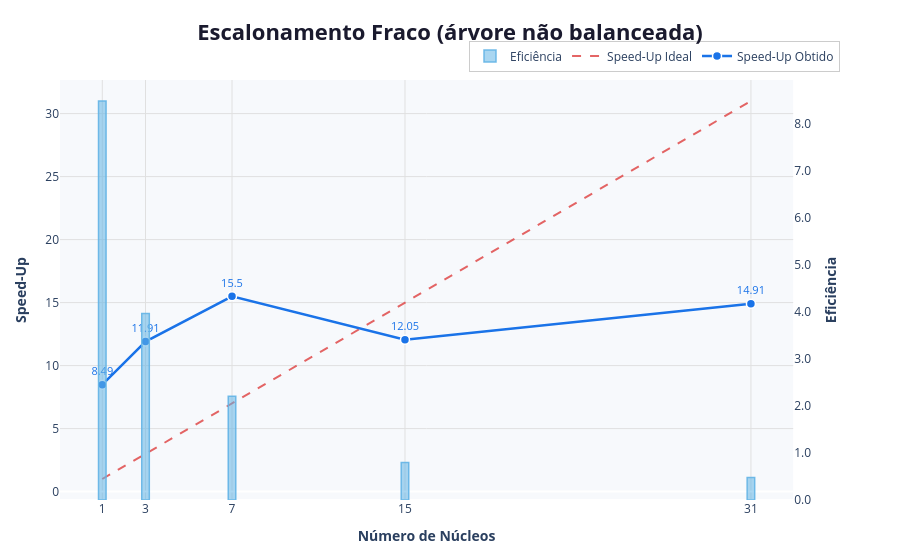

Notebook code for this chart:
### Code cell
# ── Dados hardcoded ──────────────────────────────────────────────────────────
#nucleos          = [2,       3,       5,       9,       17,       33      ]
#carga            = [2048,    2580,    3250,    4096,    5160,     6502    ]
#tempoParalelo    = [101.6668, 117.4567, 138.1672, 162.3387, 180.6819, 180.8617]
#tempoSequencial  = [101.9150, 202.5277, 403.0367, 807.6726, 1610.4607, 3320.9214]

nucleos          = [1,       3,       7,       15,       31]
carga            = [2048, 2580, 3250, 4096, 5160]
tempoParalelo    = [12, 17, 26, 67, 108]
tempoSequencial  = [101.9150, 202.5277, 403.0367, 807.6726, 1610.4607]

# ── Cálculo do Speed-Up Ideal, Speed-Up e Eficiência ────────────────────────
speedUpIdeal = []
speedUp      = []
eficiencia   = []

for i in range(len(nucleos)):
    valorIdeal      = nucleos[i]          # 1 coordenador não computa
    valorSpeedUp    = tempoSequencial[i] / tempoParalelo[i]
    valorEficiencia = valorSpeedUp / valorIdeal

    speedUpIdeal.append(valorIdeal)
    speedUp.append(round(valorSpeedUp, 2))
    eficiencia.append(round(valorEficiencia, 2))

# ── Tabela no terminal ───────────────────────────────────────────────────────
cabecalho = (
    f"{'Núcleos':>8} | {'Carga (N)':>10} | {'T. Paralelo (s)':>16} | "
    f"{'T. Sequencial (s)':>18} | {'Speed-Up':>9} | {'S. Ideal':>9} | {'Eficiência':>11}"
)
separador = "-" * len(cabecalho)

print("\n  ESCALONAMENTO FRACO (árvore não balanceada) – Multiplicação de Matrizes (MPI)\n")
print(separador)
print(cabecalho)
print(separador)

for i in range(len(nucleos)):
    linha = (
        f"{nucleos[i]:>8} | "
        f"{str(carga[i]) + 'x' + str(carga[i]):>10} | "
        f"{tempoParalelo[i]:>16.4f} | "
        f"{tempoSequencial[i]:>18.4f} | "
        f"{speedUp[i]:>9.2f} | "
        f"{speedUpIdeal[i]:>9} | "
        f"{eficiencia[i]:>11.2f}"
    )
    print(linha)

print(separador)

# ── Figura com eixo y secundário ─────────────────────────────────────────────
fig = make_subplots(specs=[[{"secondary_y": True}]])

# Barras – Eficiência (eixo y secundário)
fig.add_trace(
    go.Bar(
        x            = nucleos,
        y            = eficiencia,
        name         = "Eficiência",
        marker_color = "rgba(99, 180, 230, 0.55)",
        marker_line  = dict(color="rgba(99, 180, 230, 0.9)", width=1.5),
        width        = [0.35] * len(nucleos),
    ),
    secondary_y=True,
)

# Linha – Speed-Up Ideal
fig.add_trace(
    go.Scatter(
        x       = nucleos,
        y       = speedUpIdeal,
        mode    = "lines",
        name    = "Speed-Up Ideal",
        line    = dict(color="#E04B4B", width=2, dash="dash"),
        opacity = 0.85,
    ),
    secondary_y=False,
)

# Linha – Speed-Up Obtido
fig.add_trace(
    go.Scatter(
        x            = nucleos,
        y            = speedUp,
        mode         = "lines+markers+text",
        name         = "Speed-Up Obtido",
        line         = dict(color="#1A73E8", width=2.5),
        marker       = dict(size=9, symbol="circle", color="#1A73E8",
                            line=dict(color="white", width=1.5)),
        text         = speedUp,
        textposition = "top center",
        textfont     = dict(size=11, color="#1A73E8"),
    ),
    secondary_y=False,
)

# ── Layout ───────────────────────────────────────────────────────────────────
fig.update_layout(
    title=dict(
        text    = "<b>Escalonamento Fraco (árvore não balanceada)</b>",
        font    = dict(size=22, color="#1a1a2e"),
        x       = 0.5,
        xanchor = "center",
    ),
    plot_bgcolor  = "#f7f9fc",
    paper_bgcolor = "#ffffff",
    legend=dict(
        orientation = "h",
        yanchor     = "bottom",
        y           = 1.02,
        xanchor     = "right",
        x           = 1,
        bgcolor     = "rgba(255,255,255,0.85)",
        bordercolor = "#cccccc",
        borderwidth = 1,
    ),
    xaxis=dict(
        title    = dict(text="<b>Número de Núcleos</b>", font=dict(size=14)),
        tickmode = "array",
        tickvals = nucleos,
        ticktext = [str(n) for n in nucleos],
        gridcolor = "#e0e0e0",
        showgrid  = True,
    ),
    margin    = dict(t=80, b=60, l=60, r=60),
    hovermode = "x unified",
)

# Eixo y primário – Speed-Up
fig.update_yaxes(
    title_text  = "<b>Speed-Up</b>",
    gridcolor   = "#e0e0e0",
    showgrid    = True,
    secondary_y = False,
)

# Eixo y secundário – Eficiência
fig.update_yaxes(
    title_text  = "<b>Eficiência</b>",
    tickformat  = ".1f",
    showgrid    = False,
    secondary_y = True,
)

fig.show()

### Figure 1 — Plotly figure (JSON) as saved in the notebook; plotly's stock layout.template omitted (floating-point values rounded to 4 significant figures)
{"data": [{"marker": {"color": "rgba(99, 180, 230, 0.55)", "line": {"color": "rgba(99, 180, 230, 0.9)", "width": 1.5}}, "name": "Eficiência", "type": "bar", "width": [0.35, 0.35, 0.35, 0.35, 0.35], "x": [1, 3, 7, 15, 31], "xaxis": "x", "y": [8.49, 3.97, 2.21, 0.8, 0.48], "yaxis": "y2"}, {"line": {"color": "#E04B4B", "dash": "dash", "width": 2}, "mode": "lines", "name": "Speed-Up Ideal", "opacity": 0.85, "type": "scatter", "x": [1, 3, 7, 15, 31], "xaxis": "x", "y": [1, 3, 7, 15, 31], "yaxis": "y"}, {"line": {"color": "#1A73E8", "width": 2.5}, "marker": {"color": "#1A73E8", "line": {"color": "white", "width": 1.5}, "size": 9, "symbol": "circle"}, "mode": "lines+markers+text", "name": "Speed-Up Obtido", "text": ["8.49", "11.91", "15.5", "12.05", "14.91"], "textfont": {"color": "#1A73E8", "size": 11}, "textposition": "top center", "type": "scatter", "x": [1, 3, 7, 15, 31], "xaxis": "x", "y": [8.49, 11.91, 15.5, 12.05, 14.91], "yaxis": "y"}], "layout": {"hovermode": "x unified", "legend": {"bgcolor": "rgba(255,255,255,0.85)", "bordercolor": "#cccccc", "borderwidth": 1, "orientation": "h", "x": 1, "xanchor": "right", "y": 1.02, "yanchor": "bottom"}, "margin": {"b": 60, "l": 60, "r": 60, "t": 80}, "paper_bgcolor": "#ffffff", "plot_bgcolor": "#f7f9fc", "title": {"font": {"color": "#1a1a2e", "size": 22}, "text": "<b>Escalonamento Fraco (árvore não balanceada)</b>", "x": 0.5, "xanchor": "center"}, "xaxis": {"anchor": "y", "domain": [0, 0.94], "gridcolor": "#e0e0e0", "showgrid": true, "tickmode": "array", "ticktext": ["1", "3", "7", "15", "31"], "tickvals": [1, 3, 7, 15, 31], "title": {"font": {"size": 14}, "text": "<b>Número de Núcleos</b>"}}, "yaxis": {"anchor": "x", "domain": [0, 1], "gridcolor": "#e0e0e0", "showgrid": true, "title": {"text": "<b>Speed-Up</b>"}}, "yaxis2": {"anchor": "x", "overlaying": "y", "showgrid": false, "side": "right", "tickformat": ".1f", "title": {"text": "<b>Eficiência</b>"}}}}
